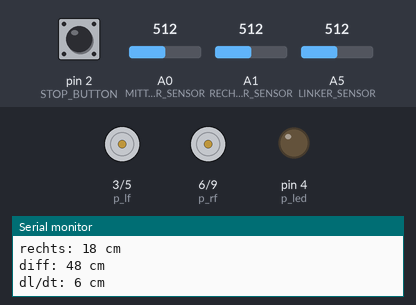
This sketch was run on a simulated Arduino Uno, built with avr-gcc and run on an emulated ATmega328P. On the bench: motor-driver pin pairs drawn as motors (green arrow = first pin HIGH = forward, orange = second pin HIGH = backward, longer = more drive), output pins drawn as LEDs (lit = HIGH), the last lines printed to the serial monitor. Inputs (shaded band) come from the test bench; at power-on: pin 2 (STOP_BUTTON) HIGH, A1 (RECHTER_SENSOR) = 512, A0 (MITTLERER_SENSOR) = 512, A5 (LINKER_SENSOR) = 512.

Above: at 1.2 s.
1.3 s: pin 2 (STOP_BUTTON) pulled LOW for 1 s
At 3.6 s:
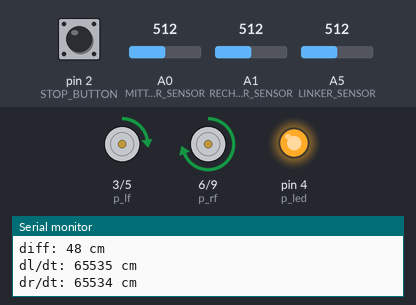
3.9 s: pin 2 (STOP_BUTTON) pulled LOW for 0.15 s
At 5.1 s:
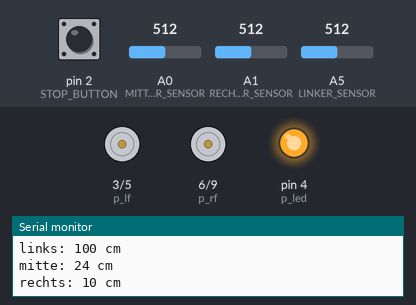
11.5 s: A1 (RECHTER_SENSOR) set to 396
14.5 s: A1 (RECHTER_SENSOR) set to 361
Timing chart, 0 to 17.0 s (numbered marks = the images above; inputs shaded):
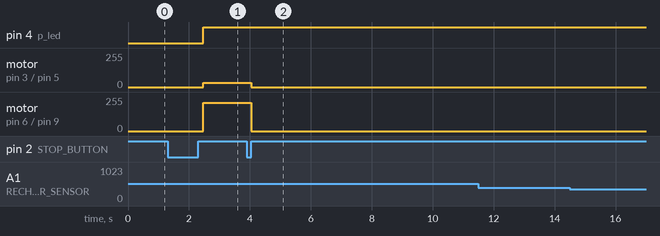

The sketch:

coolercarcodestaty.ino
```cpp
#define SET_BIT(REG,BIT)    (REG = REG | (1 << BIT))
#define CLEAR_BIT(REG,BIT)  (REG = REG & ~(1 << BIT))
#define GET_BIT(REG,BIT)    ((REG & (1 << BIT)) >> BIT)

#define p_lf 3
#define p_lb 5
#define p_rf 6
#define p_rb 9
#define RECHTER_SENSOR  A1
#define LINKER_SENSOR   A5
#define MITTLERER_SENSOR A0
#define STOP_BUTTON 2
#define START_BUTTON 1

#define p_led 4

void drive(int left, int right);

int doDrive = 0;
const int numSamples = 16;
const int k = 4;

uint16_t values_left[numSamples];
uint16_t values_middle[numSamples];
uint16_t values_right[numSamples];
uint16_t average_right_raw, average_left_raw, average_middle_raw;
int diff;
uint16_t left, middle, right;
uint16_t old_left, old_middle, old_right;
uint16_t dldt, drdt;

int index = 0;

enum State {
  MITTENREGELN,
  LINKSKURVE,
  RECHTSKURVE
} state = MITTENREGELN;

void setup() {
  Serial.begin(9600);
  pinMode(RECHTER_SENSOR, INPUT);
  pinMode(LINKER_SENSOR, INPUT);
  pinMode(MITTLERER_SENSOR, INPUT);

  pinMode(p_lf, OUTPUT);
  pinMode(p_lb, OUTPUT);
  pinMode(p_rf, OUTPUT);
  pinMode(p_rb, OUTPUT);
  pinMode(p_led, OUTPUT);

  pinMode(STOP_BUTTON, INPUT_PULLUP);
  pinMode(START_BUTTON, INPUT_PULLUP);

  SET_BIT(EICRA, ISC11);
  SET_BIT(EICRA, ISC10);
  SET_BIT(EIMSK, INT0);
  sei();
}

//Wert ist groeser, je naeher objekt
//int Threshhold_begin_curve = 1500;
int Threshhold_begin_curve_side = 800;
int Threshhold_end_curve_side = 1000;
//int Threshhold_end_curve = 0;

/*
 * 0: Mittenregelung
 * 1: Linkskurve
 * 2: Rechtskurve
 */

void get_vals() {
  values_left[index] = analogRead(LINKER_SENSOR);
  values_middle[index] = analogRead(MITTLERER_SENSOR);
  values_right[index] = analogRead(RECHTER_SENSOR);
  index += 1;
  if (index == numSamples)
    index = 0;

  average_left_raw = 0;
  average_middle_raw = 0;
  average_right_raw = 0;

  for (int i = 0; i < numSamples; i++) {
    average_left_raw += values_left[i];
    average_middle_raw += values_middle[i];
    average_right_raw += values_right[i];
  }

  average_left_raw /= numSamples;
  average_middle_raw /= numSamples;
  average_right_raw /= numSamples;
}

void loop() {
  // Linker Sensor "schaut" nach rechts
  get_vals();

  right = (uint16_t) (6336/(average_left_raw - 15.15)) - 2;
  middle = (uint16_t) (18670.08/(average_middle_raw + 13.44)) - 11;
  left = (uint16_t) ((5202.9/(average_right_raw - 32.97)) - 12);

  if (right > 100)  right = 100;
  if (left > 100)   left = 100;
  if (middle > 150) middle = 150;

  diff = (int) (right) - (int)(left);
  dldt = left - old_left;
  drdt = right - old_right;

  if (!doDrive) {
    drive(0, 0);

    Serial.print("links: "); Serial.print(left); Serial.println(" cm");
    Serial.print("mitte: ");Serial.print(middle); Serial.println(" cm");
    Serial.print("rechts: ");Serial.print(right); Serial.println(" cm");
    Serial.println();
    Serial.print("diff: "); Serial.print(diff*k); Serial.println(" cm");
    Serial.print("dl/dt: "); Serial.print(dldt); Serial.println(" cm");
    Serial.print("dr/dt: "); Serial.print(drdt); Serial.println(" cm");
    Serial.println();

    delay(100);
    return;
  }

  switch (state) {
    case (MITTENREGELN):
      digitalWrite(p_led, 0);
      if (diff > 40)
        diff = 40;
      else if (diff < -40)
        diff = -40;

      if (diff <= 0)
        drive(255 + diff*k, 255);

      else if (diff > 0)
        drive(255, 255 - diff*k);

      if (left > 90 && dldt > 7)
        state = LINKSKURVE;

      else if ((right > 90 && drdt > 7))
        state = RECHTSKURVE;

      break;

    case (LINKSKURVE):
      digitalWrite(p_led, 1);
      drive(32, 128);
        // average_middle < Threshhold_end_curve &&
        if ( left < 65 && right < 65 )
          state = MITTENREGELN;
      break;

    case (RECHTSKURVE):
      digitalWrite(p_led, 1);
      drive(128, 32);
      // average_middle < Threshhold_end_curve &&
      if ( left < 65 && right < 65 )
        state = MITTENREGELN;
      break;
  }
  old_left = left;
  old_middle = middle;
  old_right = right;
}

void drive(int left, int right) {
  left /= 1;
  right /= 1;
  if (left > 0) {
    analogWrite(p_lf, left);
    analogWrite(p_lb, 0);
  }
  else {
    analogWrite(p_lb, -left);
    analogWrite(p_lf, 0);
  }

  if (right > 0) {
    analogWrite(p_rf, right);
    analogWrite(p_rb, 0);
  }
  else {
    analogWrite(p_rb, -right);
    analogWrite(p_rf, 0);
  }
}


ISR(INT0_vect){
  doDrive = !doDrive;
}
```

Measured:
- after the input at 1.3 s, pin 4 (p_led): LOW → HIGH after 1.2 s; motor on pin 3 (p_lf) / pin 5 (p_lb): stopped → forward 32/255 after 1.2 s; motor on pin 6 (p_rf) / pin 9 (p_rb): stopped → forward 211/255 after 1.2 s
- after the input at 3.9 s, motor on pin 3 (p_lf) / pin 5 (p_lb): forward 32/255 → stopped after 0.15 s; motor on pin 6 (p_rf) / pin 9 (p_rb): forward 211/255 → stopped after 0.15 s
